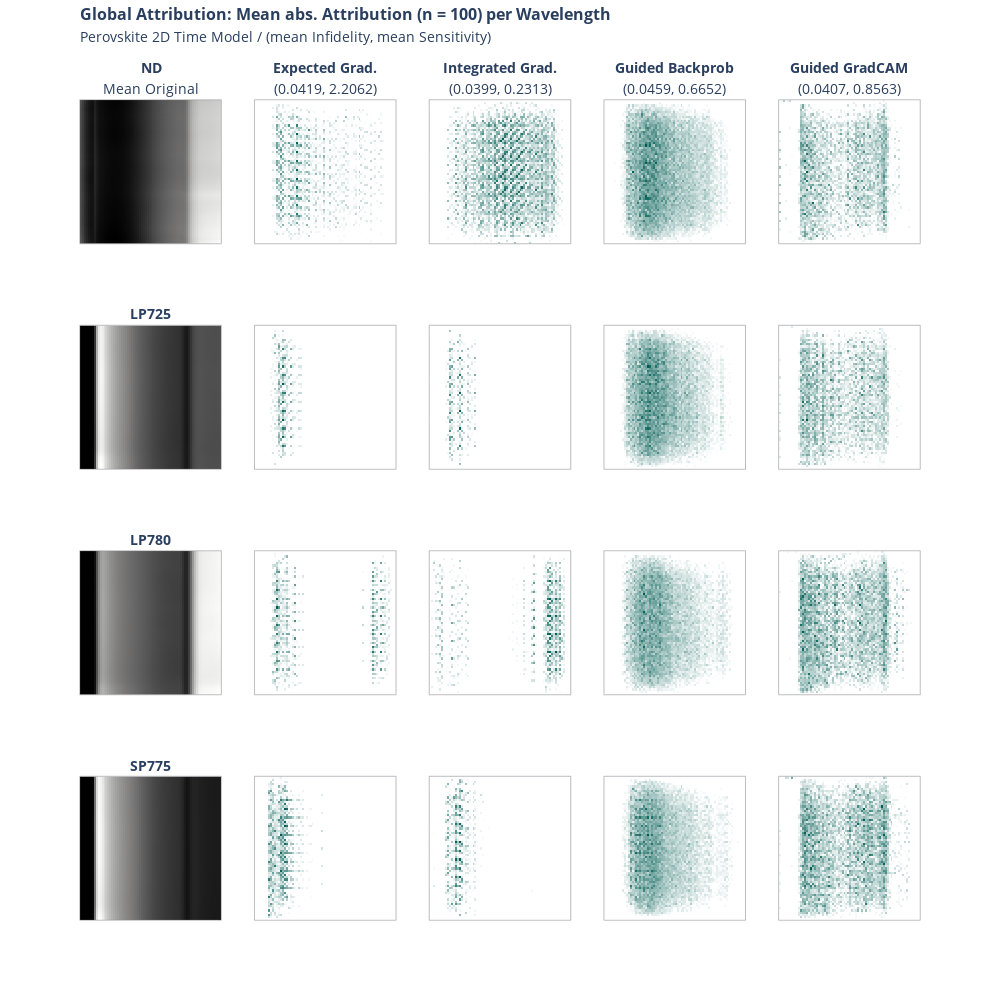

The cell this chart's notebook holds for it:
### Code cell
import plotly.graph_objects as go
import plotly.express as px
from plotly.subplots import make_subplots

def format_title(title, subtitle=None,font_size=16, subtitle_font_size=14):
    title = f'<span style="font-size: {font_size}px;"><b>{title}</b></span>'
    if not subtitle:
        return title
    subtitle = f'<span style="font-size: {subtitle_font_size}px;">{subtitle}</span>'
    return f'{title}<br>{subtitle}'

colors = [(0, "#ffffff"),(0.3, "#ffffff"), (1, "#005C53")]

x = x_batch.mean(0)

fig = make_subplots(rows=4, 
                    cols=5,
                    vertical_spacing = 0.1,
                    subplot_titles=(format_title("ND", "Mean Original",font_size=14),
                    format_title("Expected Grad.","(" + str(np.round(infid_eg.numpy(),4)) + ", " + str(np.round(sens_eg.numpy(),4)) + ")",font_size=14), 
                    format_title("Integrated Grad.", "(" + str(np.round(infid_ig.numpy(),4)) + ", " + str(np.round(sens_ig.numpy(),4)) + ")",font_size=14),
                    format_title("Guided Backprob", "(" + str(np.round(infid_gbp.numpy(),4)) + ", " + str(np.round(sens_gbp.numpy(),4)) + ")",font_size=14),
                    format_title("Guided GradCAM", "(" + str(np.round(infid_ggc.numpy(),4)) + ", " + str(np.round(sens_ggc.numpy(),4)) + ")",font_size=14),
                    format_title("LP725", None,font_size=14),None,None,None,None,
                    format_title("LP780", None,font_size=14),None,None,None,None,
                    format_title("SP775", None,font_size=14),None,None,None,None,)
                    )

fig.add_trace(go.Heatmap(z = x.numpy()[0], colorscale="gray", showscale=False), row=1, col=1)
fig.add_trace(go.Heatmap(z = attr_eg[0],colorscale=colors, showscale=False), row=1, col=2)
fig.add_trace(go.Heatmap(z = attr_ig[0],colorscale=colors, showscale=False), row=1, col=3)
fig.add_trace(go.Heatmap(z = attr_gbp[0],colorscale=colors, showscale=False), row=1, col=4)
fig.add_trace(go.Heatmap(z = attr_ggc[0],colorscale=colors, showscale=False), row=1, col=5)

fig.add_trace(go.Heatmap(z = x.numpy()[1], colorscale="gray", showscale=False), row=2, col=1)
fig.add_trace(go.Heatmap(z = attr_eg[1],colorscale=colors, showscale=False), row=2, col=2)
fig.add_trace(go.Heatmap(z = attr_ig[1],colorscale=colors, showscale=False), row=2, col=3)
fig.add_trace(go.Heatmap(z = attr_gbp[1],colorscale=colors, showscale=False), row=2, col=4)
fig.add_trace(go.Heatmap(z = attr_ggc[1],colorscale=colors, showscale=False), row=2, col=5)

fig.add_trace(go.Heatmap(z = x.numpy()[2], colorscale="gray", showscale=False), row=3, col=1)
fig.add_trace(go.Heatmap(z = attr_eg[2],colorscale=colors, showscale=False), row=3, col=2)
fig.add_trace(go.Heatmap(z = attr_ig[2],colorscale=colors, showscale=False), row=3, col=3)
fig.add_trace(go.Heatmap(z = attr_gbp[2],colorscale=colors, showscale=False), row=3, col=4)
fig.add_trace(go.Heatmap(z = attr_ggc[2],colorscale=colors, showscale=False), row=3, col=5)

fig.add_trace(go.Heatmap(z = x.numpy()[3], colorscale="gray", showscale=False), row=4, col=1)
fig.add_trace(go.Heatmap(z = attr_eg[3],colorscale=colors, showscale=False), row=4, col=2)
fig.add_trace(go.Heatmap(z = attr_ig[3],colorscale=colors, showscale=False), row=4, col=3)
fig.add_trace(go.Heatmap(z = attr_gbp[3],colorscale=colors, showscale=False), row=4, col=4)
fig.add_trace(go.Heatmap(z = attr_ggc[3],colorscale=colors, showscale=False), row=4, col=5)

fig.update_yaxes( showticklabels = False)
fig.update_xaxes(showticklabels = False)

fig.update_layout(
    title= format_title("Global Attribution: Mean abs. Attribution (n = " + str(batch_size) + ") per Wavelength",
    "Perovskite 2D Time Model / (mean Infidelity, mean Sensitivity)"),
    title_y = 0.98,
    title_x = 0.08,
    height=1000, width=1000
)

fig.update_xaxes(showline=True, linewidth=0.5, linecolor='grey', mirror=True)
fig.update_yaxes(showline=True, linewidth=0.5, linecolor='grey', mirror=True)

fig.write_image("xai/images/2D_time/2D_cmp_global_wl.png", scale=2)

fig.show()

### Figure 1 — Plotly figure (JSON) as saved in the notebook; plotly's stock layout.template omitted (floating-point values rounded to 4 significant figures; data arrays with more than 128 entries replaced by an {"elided": "..."} marker saying what was removed)
{"data": [{"colorscale": [[0, "rgb(0, 0, 0)"], [0.09091, "rgb(16, 16, 16)"], [0.1818, "rgb(38, 38, 38)"], [0.2727, "rgb(59, 59, 59)"], [0.3636, "rgb(81, 80, 80)"], [0.4545, "rgb(102, 101, 101)"], [0.5455, "rgb(124, 123, 122)"], [0.6364, "rgb(146, 146, 145)"], [0.7273, "rgb(171, 171, 170)"], [0.8182, "rgb(197, 197, 195)"], [0.9091, "rgb(224, 224, 223)"], [1, "rgb(254, 254, 253)"]], "showscale": false, "type": "heatmap", "xaxis": "x", "yaxis": "y", "z": {"elided": "65x72 float values"}}, {"colorscale": [[0, "#ffffff"], [0.3, "#ffffff"], [1, "#005C53"]], "showscale": false, "type": "heatmap", "xaxis": "x2", "yaxis": "y2", "z": {"elided": "65x72 float values"}}, {"colorscale": [[0, "#ffffff"], [0.3, "#ffffff"], [1, "#005C53"]], "showscale": false, "type": "heatmap", "xaxis": "x3", "yaxis": "y3", "z": {"elided": "65x72 float values"}}, {"colorscale": [[0, "#ffffff"], [0.3, "#ffffff"], [1, "#005C53"]], "showscale": false, "type": "heatmap", "xaxis": "x4", "yaxis": "y4", "z": {"elided": "65x72 float values"}}, {"colorscale": [[0, "#ffffff"], [0.3, "#ffffff"], [1, "#005C53"]], "showscale": false, "type": "heatmap", "xaxis": "x5", "yaxis": "y5", "z": {"elided": "65x72 float values"}}, {"colorscale": [[0, "rgb(0, 0, 0)"], [0.09091, "rgb(16, 16, 16)"], [0.1818, "rgb(38, 38, 38)"], [0.2727, "rgb(59, 59, 59)"], [0.3636, "rgb(81, 80, 80)"], [0.4545, "rgb(102, 101, 101)"], [0.5455, "rgb(124, 123, 122)"], [0.6364, "rgb(146, 146, 145)"], [0.7273, "rgb(171, 171, 170)"], [0.8182, "rgb(197, 197, 195)"], [0.9091, "rgb(224, 224, 223)"], [1, "rgb(254, 254, 253)"]], "showscale": false, "type": "heatmap", "xaxis": "x6", "yaxis": "y6", "z": {"elided": "65x72 float values"}}, {"colorscale": [[0, "#ffffff"], [0.3, "#ffffff"], [1, "#005C53"]], "showscale": false, "type": "heatmap", "xaxis": "x7", "yaxis": "y7", "z": {"elided": "65x72 float values"}}, {"colorscale": [[0, "#ffffff"], [0.3, "#ffffff"], [1, "#005C53"]], "showscale": false, "type": "heatmap", "xaxis": "x8", "yaxis": "y8", "z": {"elided": "65x72 float values"}}, {"colorscale": [[0, "#ffffff"], [0.3, "#ffffff"], [1, "#005C53"]], "showscale": false, "type": "heatmap", "xaxis": "x9", "yaxis": "y9", "z": {"elided": "65x72 float values"}}, {"colorscale": [[0, "#ffffff"], [0.3, "#ffffff"], [1, "#005C53"]], "showscale": false, "type": "heatmap", "xaxis": "x10", "yaxis": "y10", "z": {"elided": "65x72 float values"}}, {"colorscale": [[0, "rgb(0, 0, 0)"], [0.09091, "rgb(16, 16, 16)"], [0.1818, "rgb(38, 38, 38)"], [0.2727, "rgb(59, 59, 59)"], [0.3636, "rgb(81, 80, 80)"], [0.4545, "rgb(102, 101, 101)"], [0.5455, "rgb(124, 123, 122)"], [0.6364, "rgb(146, 146, 145)"], [0.7273, "rgb(171, 171, 170)"], [0.8182, "rgb(197, 197, 195)"], [0.9091, "rgb(224, 224, 223)"], [1, "rgb(254, 254, 253)"]], "showscale": false, "type": "heatmap", "xaxis": "x11", "yaxis": "y11", "z": {"elided": "65x72 float values"}}, {"colorscale": [[0, "#ffffff"], [0.3, "#ffffff"], [1, "#005C53"]], "showscale": false, "type": "heatmap", "xaxis": "x12", "yaxis": "y12", "z": {"elided": "65x72 float values"}}, {"colorscale": [[0, "#ffffff"], [0.3, "#ffffff"], [1, "#005C53"]], "showscale": false, "type": "heatmap", "xaxis": "x13", "yaxis": "y13", "z": {"elided": "65x72 float values"}}, {"colorscale": [[0, "#ffffff"], [0.3, "#ffffff"], [1, "#005C53"]], "showscale": false, "type": "heatmap", "xaxis": "x14", "yaxis": "y14", "z": {"elided": "65x72 float values"}}, {"colorscale": [[0, "#ffffff"], [0.3, "#ffffff"], [1, "#005C53"]], "showscale": false, "type": "heatmap", "xaxis": "x15", "yaxis": "y15", "z": {"elided": "65x72 float values"}}, {"colorscale": [[0, "rgb(0, 0, 0)"], [0.09091, "rgb(16, 16, 16)"], [0.1818, "rgb(38, 38, 38)"], [0.2727, "rgb(59, 59, 59)"], [0.3636, "rgb(81, 80, 80)"], [0.4545, "rgb(102, 101, 101)"], [0.5455, "rgb(124, 123, 122)"], [0.6364, "rgb(146, 146, 145)"], [0.7273, "rgb(171, 171, 170)"], [0.8182, "rgb(197, 197, 195)"], [0.9091, "rgb(224, 224, 223)"], [1, "rgb(254, 254, 253)"]], "showscale": false, "type": "heatmap", "xaxis": "x16", "yaxis": "y16", "z": {"elided": "65x72 float values"}}, {"colorscale": [[0, "#ffffff"], [0.3, "#ffffff"], [1, "#005C53"]], "showscale": false, "type": "heatmap", "xaxis": "x17", "yaxis": "y17", "z": {"elided": "65x72 float values"}}, {"colorscale": [[0, "#ffffff"], [0.3, "#ffffff"], [1, "#005C53"]], "showscale": false, "type": "heatmap", "xaxis": "x18", "yaxis": "y18", "z": {"elided": "65x72 float values"}}, {"colorscale": [[0, "#ffffff"], [0.3, "#ffffff"], [1, "#005C53"]], "showscale": false, "type": "heatmap", "xaxis": "x19", "yaxis": "y19", "z": {"elided": "65x72 float values"}}, {"colorscale": [[0, "#ffffff"], [0.3, "#ffffff"], [1, "#005C53"]], "showscale": false, "type": "heatmap", "xaxis": "x20", "yaxis": "y20", "z": {"elided": "65x72 float values"}}], "layout": {"annotations": [{"font": {"size": 16}, "showarrow": false, "text": "<span style=\"font-size: 14px;\"><b>ND</b></span><br><span style=\"font-size: 14px;\">Mean Original</span>", "x": 0.084, "xanchor": "center", "xref": "paper", "y": 1, "yanchor": "bottom", "yref": "paper"}, {"font": {"size": 16}, "showarrow": false, "text": "<span style=\"font-size: 14px;\"><b>Expected Grad.</b></span><br><span style=\"font-size: 14px;\">(0.0419, 2.2062)</span>", "x": 0.292, "xanchor": "center", "xref": "paper", "y": 1, "yanchor": "bottom", "yref": "paper"}, {"font": {"size": 16}, "showarrow": false, "text": "<span style=\"font-size: 14px;\"><b>Integrated Grad.</b></span><br><span style=\"font-size: 14px;\">(0.0399, 0.2313)</span>", "x": 0.5, "xanchor": "center", "xref": "paper", "y": 1, "yanchor": "bottom", "yref": "paper"}, {"font": {"size": 16}, "showarrow": false, "text": "<span style=\"font-size: 14px;\"><b>Guided Backprob</b></span><br><span style=\"font-size: 14px;\">(0.0459, 0.6652)</span>", "x": 0.708, "xanchor": "center", "xref": "paper", "y": 1, "yanchor": "bottom", "yref": "paper"}, {"font": {"size": 16}, "showarrow": false, "text": "<span style=\"font-size: 14px;\"><b>Guided GradCAM</b></span><br><span style=\"font-size: 14px;\">(0.0407, 0.8563)</span>", "x": 0.916, "xanchor": "center", "xref": "paper", "y": 1, "yanchor": "bottom", "yref": "paper"}, {"font": {"size": 16}, "showarrow": false, "text": "<span style=\"font-size: 14px;\"><b>LP725</b></span>", "x": 0.084, "xanchor": "center", "xref": "paper", "y": 0.725, "yanchor": "bottom", "yref": "paper"}, {"font": {"size": 16}, "showarrow": false, "text": "<span style=\"font-size: 14px;\"><b>LP780</b></span>", "x": 0.084, "xanchor": "center", "xref": "paper", "y": 0.45, "yanchor": "bottom", "yref": "paper"}, {"font": {"size": 16}, "showarrow": false, "text": "<span style=\"font-size: 14px;\"><b>SP775</b></span>", "x": 0.084, "xanchor": "center", "xref": "paper", "y": 0.175, "yanchor": "bottom", "yref": "paper"}], "height": 1000, "title": {"text": "<span style=\"font-size: 16px;\"><b>Global Attribution: Mean abs. Attribution (n = 100) per Wavelength</b></span><br><span style=\"font-size: 14px;\">Perovskite 2D Time Model / (mean Infidelity, mean Sensitivity)</span>", "x": 0.08, "y": 0.98}, "width": 1000, "xaxis": {"anchor": "y", "domain": [0, 0.168], "linecolor": "grey", "linewidth": 0.5, "mirror": true, "showline": true, "showticklabels": false}, "xaxis10": {"anchor": "y10", "domain": [0.832, 1], "linecolor": "grey", "linewidth": 0.5, "mirror": true, "showline": true, "showticklabels": false}, "xaxis11": {"anchor": "y11", "domain": [0, 0.168], "linecolor": "grey", "linewidth": 0.5, "mirror": true, "showline": true, "showticklabels": false}, "xaxis12": {"anchor": "y12", "domain": [0.208, 0.376], "linecolor": "grey", "linewidth": 0.5, "mirror": true, "showline": true, "showticklabels": false}, "xaxis13": {"anchor": "y13", "domain": [0.416, 0.584], "linecolor": "grey", "linewidth": 0.5, "mirror": true, "showline": true, "showticklabels": false}, "xaxis14": {"anchor": "y14", "domain": [0.624, 0.792], "linecolor": "grey", "linewidth": 0.5, "mirror": true, "showline": true, "showticklabels": false}, "xaxis15": {"anchor": "y15", "domain": [0.832, 1], "linecolor": "grey", "linewidth": 0.5, "mirror": true, "showline": true, "showticklabels": false}, "xaxis16": {"anchor": "y16", "domain": [0, 0.168], "linecolor": "grey", "linewidth": 0.5, "mirror": true, "showline": true, "showticklabels": false}, "xaxis17": {"anchor": "y17", "domain": [0.208, 0.376], "linecolor": "grey", "linewidth": 0.5, "mirror": true, "showline": true, "showticklabels": false}, "xaxis18": {"anchor": "y18", "domain": [0.416, 0.584], "linecolor": "grey", "linewidth": 0.5, "mirror": true, "showline": true, "showticklabels": false}, "xaxis19": {"anchor": "y19", "domain": [0.624, 0.792], "linecolor": "grey", "linewidth": 0.5, "mirror": true, "showline": true, "showticklabels": false}, "xaxis2": {"anchor": "y2", "domain": [0.208, 0.376], "linecolor": "grey", "linewidth": 0.5, "mirror": true, "showline": true, "showticklabels": false}, "xaxis20": {"anchor": "y20", "domain": [0.832, 1], "linecolor": "grey", "linewidth": 0.5, "mirror": true, "showline": true, "showticklabels": false}, "xaxis3": {"anchor": "y3", "domain": [0.416, 0.584], "linecolor": "grey", "linewidth": 0.5, "mirror": true, "showline": true, "showticklabels": false}, "xaxis4": {"anchor": "y4", "domain": [0.624, 0.792], "linecolor": "grey", "linewidth": 0.5, "mirror": true, "showline": true, "showticklabels": false}, "xaxis5": {"anchor": "y5", "domain": [0.832, 1], "linecolor": "grey", "linewidth": 0.5, "mirror": true, "showline": true, "showticklabels": false}, "xaxis6": {"anchor": "y6", "domain": [0, 0.168], "linecolor": "grey", "linewidth": 0.5, "mirror": true, "showline": true, "showticklabels": false}, "xaxis7": {"anchor": "y7", "domain": [0.208, 0.376], "linecolor": "grey", "linewidth": 0.5, "mirror": true, "showline": true, "showticklabels": false}, "xaxis8": {"anchor": "y8", "domain": [0.416, 0.584], "linecolor": "grey", "linewidth": 0.5, "mirror": true, "showline": true, "showticklabels": false}, "xaxis9": {"anchor": "y9", "domain": [0.624, 0.792], "linecolor": "grey", "linewidth": 0.5, "mirror": true, "showline": true, "showticklabels": false}, "yaxis": {"anchor": "x", "domain": [0.825, 1], "linecolor": "grey", "linewidth": 0.5, "mirror": true, "showline": true, "showticklabels": false}, "yaxis10": {"anchor": "x10", "domain": [0.55, 0.725], "linecolor": "grey", "linewidth": 0.5, "mirror": true, "showline": true, "showticklabels": false}, "yaxis11": {"anchor": "x11", "domain": [0.275, 0.45], "linecolor": "grey", "linewidth": 0.5, "mirror": true, "showline": true, "showticklabels": false}, "yaxis12": {"anchor": "x12", "domain": [0.275, 0.45], "linecolor": "grey", "linewidth": 0.5, "mirror": true, "showline": true, "showticklabels": false}, "yaxis13": {"anchor": "x13", "domain": [0.275, 0.45], "linecolor": "grey", "linewidth": 0.5, "mirror": true, "showline": true, "showticklabels": false}, "yaxis14": {"anchor": "x14", "domain": [0.275, 0.45], "linecolor": "grey", "linewidth": 0.5, "mirror": true, "showline": true, "showticklabels": false}, "yaxis15": {"anchor": "x15", "domain": [0.275, 0.45], "linecolor": "grey", "linewidth": 0.5, "mirror": true, "showline": true, "showticklabels": false}, "yaxis16": {"anchor": "x16", "domain": [0, 0.175], "linecolor": "grey", "linewidth": 0.5, "mirror": true, "showline": true, "showticklabels": false}, "yaxis17": {"anchor": "x17", "domain": [0, 0.175], "linecolor": "grey", "linewidth": 0.5, "mirror": true, "showline": true, "showticklabels": false}, "yaxis18": {"anchor": "x18", "domain": [0, 0.175], "linecolor": "grey", "linewidth": 0.5, "mirror": true, "showline": true, "showticklabels": false}, "yaxis19": {"anchor": "x19", "domain": [0, 0.175], "linecolor": "grey", "linewidth": 0.5, "mirror": true, "showline": true, "showticklabels": false}, "yaxis2": {"anchor": "x2", "domain": [0.825, 1], "linecolor": "grey", "linewidth": 0.5, "mirror": true, "showline": true, "showticklabels": false}, "yaxis20": {"anchor": "x20", "domain": [0, 0.175], "linecolor": "grey", "linewidth": 0.5, "mirror": true, "showline": true, "showticklabels": false}, "yaxis3": {"anchor": "x3", "domain": [0.825, 1], "linecolor": "grey", "linewidth": 0.5, "mirror": true, "showline": true, "showticklabels": false}, "yaxis4": {"anchor": "x4", "domain": [0.825, 1], "linecolor": "grey", "linewidth": 0.5, "mirror": true, "showline": true, "showticklabels": false}, "yaxis5": {"anchor": "x5", "domain": [0.825, 1], "linecolor": "grey", "linewidth": 0.5, "mirror": true, "showline": true, "showticklabels": false}, "yaxis6": {"anchor": "x6", "domain": [0.55, 0.725], "linecolor": "grey", "linewidth": 0.5, "mirror": true, "showline": true, "showticklabels": false}, "yaxis7": {"anchor": "x7", "domain": [0.55, 0.725], "linecolor": "grey", "linewidth": 0.5, "mirror": true, "showline": true, "showticklabels": false}, "yaxis8": {"anchor": "x8", "domain": [0.55, 0.725], "linecolor": "grey", "linewidth": 0.5, "mirror": true, "showline": true, "showticklabels": false}, "yaxis9": {"anchor": "x9", "domain": [0.55, 0.725], "linecolor": "grey", "linewidth": 0.5, "mirror": true, "showline": true, "showticklabels": false}}}
